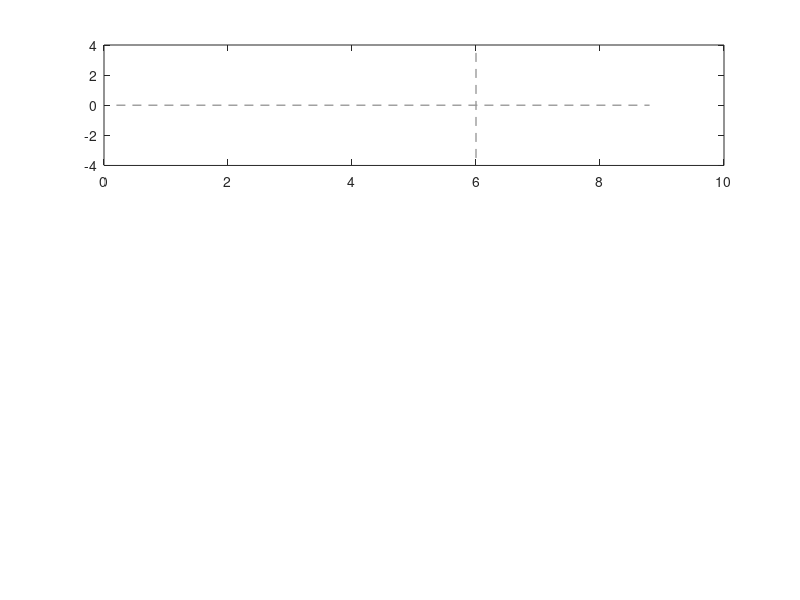

The MATLAB source for this figure: (Note: this script raises an error after producing the figure.)
% Figure_EventStudy.m
%
% Purpose: plot the event study estimation results
%
% Input: see the regression results generated by STATA
%

clear
close all 
clc

%%%%%%%%%%%%%%%%%%%%%%%%%%%%%%%%%%%%%%%%%%%%%%%%%%%%%%%%%%%%%%%%%%%%%%%%%%%
% 1. PREPARE
%%%%%%%%%%%%%%%%%%%%%%%%%%%%%%%%%%%%%%%%%%%%%%%%%%%%%%%%%%%%%%%%%%%%%%%%%%%

% point estimates
points_oper = [-0.0945152 0.1623438 0.004786 0.0464889 0.0812176 0 0.0896635 -0.0145002]';
points_fish   = [.4410789 .8930367 .6420518 .559891 .672201 0 -.4588928 -1.687627]';
points_sail   = [-0.5355941 -0.7306929 -0.6372657 -0.5134022 -0.5909835 0 0.5485563 1.673127]';

% 95% bounds
LB_oper = abs([-0.3620309 -0.0991668 -0.2139842 -0.2064085 -0.1201661 0 -0.0547624 -0.2129333]'-points_oper);
UB_oper = abs(points_oper-[0.1730005 0.4238545 0.2235562 0.2993862 0.2826012 0 0.2340895 0.1839329]');

LB_fish = abs([-1.868562 -1.499016 -1.105751 -1.108166 -1.056919 0 -1.347776 -2.975765]'-points_fish);
UB_fish = abs(points_fish-[2.75072 3.285089 2.389854 2.227948 2.401321 0 0.4299906 -0.3994887]');

LB_sail = abs([-2.725679 -3.070359 -2.289632 -2.099052 -2.249468 0 -0.4121229 0.3468421]'-points_sail);
UB_sail = abs(points_sail-[1.654491 1.608973 1.015101 1.072248 1.067501 0 1.509236 2.999411]');


%%%%%%%%%%%%%%%%%%%%%%%%%%%%%%%%%%%%%%%%%%%%%%%%%%%%%%%%%%%%%%%%%%%%%%%%%%%
% 2. PLOT
%%%%%%%%%%%%%%%%%%%%%%%%%%%%%%%%%%%%%%%%%%%%%%%%%%%%%%%%%%%%%%%%%%%%%%%%%%%

% aux line
auxX   = [0.2 8.8];
auxY   = [0 0];
auxX2  = [6 6];
auxY2  = [-3.5 3.5];
auxX3  = [6 6];
auxY3  = [-0.13 0.13];

auxX_fish   = [1 2 3 4 5 6 7 8];
auxX_sail   = [1 2 3 4 5 6 7 8];
auxX_oper = [1 2 3 4 5 6 7 8];


figure
subplot(3,1,1)
plot(auxX,auxY,...
    'LineStyle','--',...
    'Color',[0.6,0.6,0.6],...
    'LineWidth',1);
hold all
plot(auxX2,auxY2,...
    'LineStyle','--',...
    'Color',[0.6,0.6,0.6],...
    'LineWidth',1);
errorbar(auxX_oper,points_oper,LB_oper,UB_oper,...
    'LineStyle','none',...
    'Color','k',...
    'LineWidth',2,...
    'Marker','o')
title('(a) Operation hours',...
    'Fontname', 'times new roman','FontSize',16.,...
    'Interpreter', 'latex')
ylabel({'Coefficient ($\beta_k$)'},...
    'Fontname', 'times new roman','FontSize',16,...
    'Interpreter', 'latex')
xlim([0.2,8.8])
ylim([-3.5,3.5])
set(gca,'XTick',[1,2,3,4,5,6 7 8],...
        'YTick',[-3,-2,-1,0,1,2,3],...
        'XTickLabel',{'11/12';'12/13';'13/14';'14/15';'15/16';'16/17';'17/18';'18/19'},...
        'YTickLabel',{'-3';'-2';'-1';'0';'1';'2';'3'},...
        'Fontname', 'times new roman','FontSize',12,...
        'box','off')

subplot(3,1,2)
plot(auxX,auxY,...
    'LineStyle','--',...
    'Color',[0.6,0.6,0.6],...
    'LineWidth',1);
hold all
plot(auxX2,auxY2,...
    'LineStyle','--',...
    'Color',[0.6,0.6,0.6],...
    'LineWidth',1);
errorbar(auxX_fish,points_fish,LB_fish,UB_fish,...
    'LineStyle','none',...
    'Color','k',...
    'LineWidth',2,...
    'Marker','o')
title('(b) Fishing hours',...
    'Fontname', 'times new roman','FontSize',16.,...
    'Interpreter', 'latex')
ylabel({'Coefficient ($\beta_k$)'},...
    'Fontname', 'times new roman','FontSize',16,...
    'Interpreter', 'latex')
xlim([0.2,8.8])
ylim([-3.5,3.5])
set(gca,'XTick',[1,2,3,4,5,6 7 8],...
        'YTick',[-3,-2,-1,0,1,2,3],...
        'XTickLabel',{'11/12';'12/13';'13/14';'14/15';'15/16';'16/17';'17/18';'18/19'},...
        'YTickLabel',{'-3';'-2';'-1';'0';'1';'2';'3'},...
        'Fontname', 'times new roman','FontSize',12,...
        'box','off')

subplot(3,1,3)
plot(auxX,auxY,...
    'LineStyle','--',...
    'Color',[0.6,0.6,0.6],...
    'LineWidth',1);
hold all
plot(auxX2,auxY2,...
    'LineStyle','--',...
    'Color',[0.6,0.6,0.6],...
    'LineWidth',1);
errorbar(auxX_sail,points_sail,LB_sail,UB_sail,...
    'LineStyle','none',...
    'Color','k',...
    'LineWidth',2,...
    'Marker','o')
title('(c) Non-fishing hours',...
    'Fontname', 'times new roman','FontSize',16.,...
    'Interpreter', 'latex')
ylabel({'Coefficient ($\beta_k$)'},...
    'Fontname', 'times new roman','FontSize',16,...
    'Interpreter', 'latex')
xlabel('Season',...
    'Fontname', 'times new roman','FontSize',16.,...
    'Interpreter', 'latex')
xlim([0.2,8.8])
ylim([-3.5,3.5])
set(gca,'XTick',[1,2,3,4,5,6 7 8],...
        'YTick',[-3,-2,-1,0,1,2,3],...
        'XTickLabel',{'11/12';'12/13';'13/14';'14/15';'15/16';'16/17';'17/18';'18/19'},...
        'YTickLabel',{'-3';'-2';'-1';'0';'1';'2';'3'},...
        'Fontname', 'times new roman','FontSize',12,...
        'box','off')
